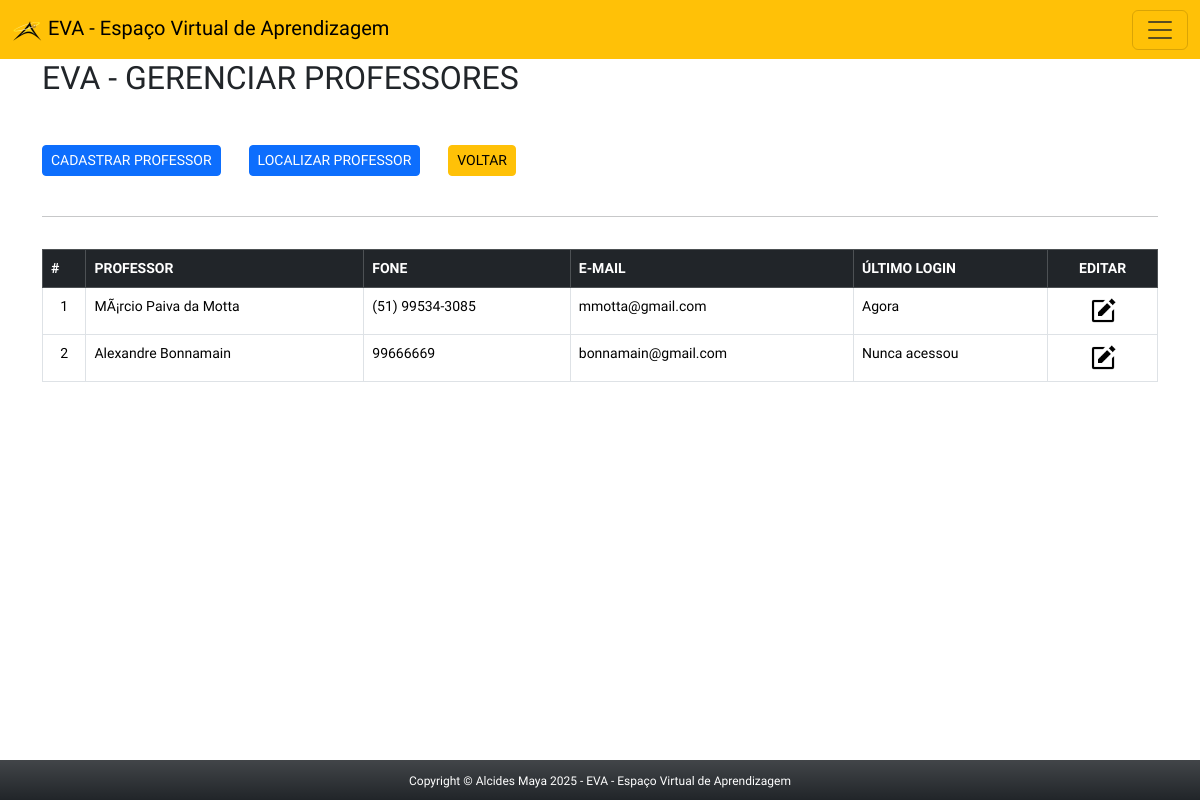
/app/view/adminProfes.php (signed in), run on the app's committed database.
### tables this page shows
CREATE TABLE `professores` (
  `id_prof` int(11) NOT NULL,
  `nome_prof` varchar(90) NOT NULL,
  `email` varchar(90) NOT NULL,
  `fone` varchar(15) NOT NULL,
  `data_criado` timestamp NOT NULL DEFAULT CURRENT_TIMESTAMP,
  `data_editado` timestamp NOT NULL DEFAULT CURRENT_TIMESTAMP ON UPDATE CURRENT_TIMESTAMP
);

### app/config/connect.php (called while the page is built, shortened)
<?php
abstract class Connect {
    private $servidor = 'localhost';
    private $user = 'root';
    private $pass = 'usbw';
    private $banco = 'eva';
    private function connect() {
        $this->conn = new PDO("mysql:host=$this->servidor;dbname=$this->banco", $this->user, $this->pass);
    }
}
?>

### app/model/professor.php (called while the page is built, shortened)
<?php
require_once '../config/connect.php';
class Professor extends Connect {
    private $tabela = 'professores';
    public function consultarProfessores() {
        $sql = "SELECT p.id_prof, p.nome_prof, p.email, p.fone, u.ultimo_login
                FROM $this->tabela AS p
                LEFT JOIN usuarios AS u ON p.email = u.email
                ORDER BY u.ultimo_login DESC";
        $stmt = $this->conn->prepare($sql);
        $stmt->execute();
        return $stmt->fetchAll(PDO::FETCH_ASSOC);
    }
}
?>

### app/view/adminProfes.php (the view, shortened to what this page needs)
<?php
        if(isset($_SESSION['logado']) && $_SESSION['logado'] == true && $_SESSION['nivel'] >= 3 ){
?>
<!DOCTYPE html>
<html lang="pt-br">
<head>
    <link rel="stylesheet" href="css/style.css">
</head>
<body>
    <div class="container-full">
    <?php require_once 'headerAdmin.php'; ?>
        <section class="container main bg-white">
            <h2 class="mb-5"> EVA - GERENCIAR PROFESSORES</h2>
            <button type="button" class="btn btn-sm btn-primary" data-bs-toggle="modal" data-bs-target="#cadProf">
                CADASTRAR PROFESSOR
             </button>
            <button type="button" class="btn btn-sm btn-primary ms-4" data-bs-toggle="modal" data-bs-target="#localiza">
                LOCALIZAR PROFESSOR
            </button>
            <a href="indexAdmin.php" class="btn btn-sm btn-warning ms-4">VOLTAR</a>
            <br>&nbsp;
            <hr class="pt-2 pb-2">
            <table class="table table-bordered table stripped">
                <thead class="table-dark">
                    <tr>
                        <th>
                            #
                        </th>
                        <th>
                            PROFESSOR
                        </th>
                        <th>
                            FONE
                        </th>
                        <th>
                            E-MAIL
                        </th>
                        <th>
                            ÚLTIMO LOGIN
                        </th>
                        <th class='text-center'>
                            EDITAR
                        </th>
                    </tr>
                </thead>
                <tbody>
                <?php
                      $professor = new professor();
                      $consulta = $professor->consultarProfessores();
                        $i = 1;
                      foreach($consulta as $linha){
                          $id = $linha['id_prof'];
                          $nome = $linha['nome_prof'];
                          $fone = $linha['fone'];
                          $email = $linha['email'];
                          $ultimo_login = $linha['ultimo_login'];
                          $timestampAtual = time();
                          echo"
                          <tr>
                              <td class='text-center'>". $i++ ."</td>
                              <td>$nome</td>
                              <td>$fone</td>
                              <td>$email</td>";
                                  $dataHoraUltimoLogin = $ultimo_login;
                                      if (empty($dataHoraUltimoLogin)) {
                                          echo "<td>Nunca acessou</td>";
                                      } else {
                                          $timestampLogin = strtotime($dataHoraUltimoLogin); ;
                                          $diferenca = $timestampAtual - $timestampLogin; ;
                                          if ($diferenca < 60) {
                                              echo "<td>Agora</td>";
                                          } elseif ($diferenca < 3600) {
                                              $minutos = floor($diferenca / 60);
                                              echo "<td>Há $minutos minutos</td>";
                                          } elseif ($diferenca < 86400) {
                                              $horas = floor($diferenca / 3600);
                                              echo "<td>Há $horas horas<br></td>";
                                          } else {
                                              $dias = floor($diferenca / 86400);
                                              echo "<td>Há $dias dias</td>";
                                          }
                                      }
                          echo "
                                <td class='text-center log'>
                                <a href='editProf.php?id=$id'>
                                <img src='../../public/img/logos/edit.png'></a
                              </td>
                          </tr>";
                      }
                ?>
                </tbody>
            </table>
        </section>
        <?php require_once 'footer.php'; ?>
    </div>
</body>
</html>
<?php
    }else{
        header('Location: ../index.php');
    }
?>

### app/view/css/style.css (style rules this page uses)
body, * { font-family: 'Saira', sans-serif; font-optical-sizing: auto; font-style: normal; }
table { font-size: 14px; margin-bottom: 150px !important; }
.log img { width: 30px; }

### data on the page
professores: nome_prof "MÃ¡rcio Paiva da Motta", fone "(51) 99534-3085", email "mmotta@gmail.com", shows "Agora"
professores: nome_prof "Alexandre Bonnamain", fone "99666669", email "bonnamain@gmail.com", shows "Nunca acessou"
